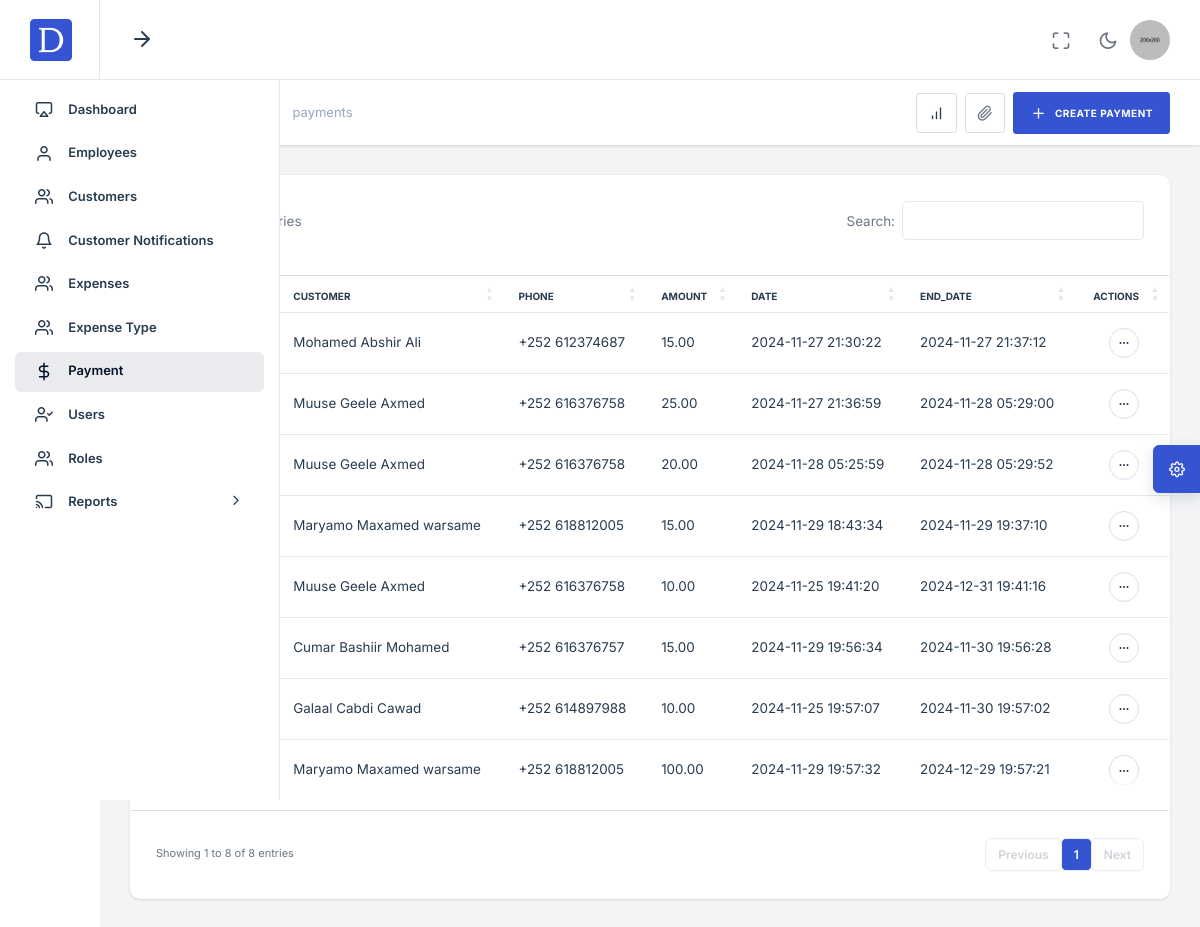
/payment.php (signed in), run on the app's committed database.
### tables this page shows
CREATE TABLE `payment` (
  `id` int(11) NOT NULL,
  `customer_id` int(11) NOT NULL,
  `amount` decimal(10,2) NOT NULL,
  `employee_id` int(11) NOT NULL,
  `end_date` datetime NOT NULL,
  `date` datetime NOT NULL DEFAULT current_timestamp()
);

CREATE TABLE `customer` (
  `id` int(11) NOT NULL,
  `idcard` varchar(255) NOT NULL,
  `name` varchar(255) NOT NULL,
  `phone` varchar(100) NOT NULL,
  `fingerprint_data` varchar(255) NOT NULL,
  `status` tinyint(4) NOT NULL DEFAULT 0,
  `date` datetime NOT NULL DEFAULT current_timestamp()
);

### conn/functions.php (called while the page is built, shortened)
<?php
include "db.php";
function readAll($cols,$table){
    global $db;
    $query = "select $cols from $table";
    return $db-> query($query)->fetchAll(PDO::FETCH_OBJ);
}
function readAllWhere($cols,$table,$id,$col){
    global $db;
    $query = "select $cols from $table where $col = '$id'";
    return $db-> query($query)->fetchAll(PDO::FETCH_OBJ);
}

### payment.php (the view, shortened to what this page needs)
<div class="nxl-content">
            <div class="page-header">
                <div class="page-header-left d-flex align-items-center">
                    <div class="page-header-title">
                        <h5 class="m-b-10">payments</h5>
                    </div>
                    <ul class="breadcrumb">
                        <li class="breadcrumb-item"><a href="index.html">Home</a></li>
                        <li class="breadcrumb-item">payments</li>
                    </ul>
                </div>
                <div class="page-header-right ms-auto">
                    <div class="page-header-right-items">
                        <div class="d-flex align-items-center gap-2 page-header-right-items-wrapper">
                            <a href="javascript:void(0);" class="btn btn-icon btn-light-brand" data-bs-toggle="collapse" data-bs-target="#collapseOne">
                                <i class="feather-bar-chart"></i>
                            </a>
                            <div class="dropdown">
                                <a class="btn btn-icon btn-light-brand" data-bs-toggle="dropdown" data-bs-offset="0, 10" data-bs-auto-close="outside">
                                    <i class="feather-paperclip"></i>
                                </a>
                            </div>
                            <button type="button" class="btn btn-primary" data-bs-toggle="modal" data-bs-target="#payment-model">
                                <i class="feather-plus me-2"></i>
                                <span>Create payment</span>
                            </button>
                        </div>
                    </div>
                </div>
            </div>
            <div class="main-content">
                <div class="row">
                    <div class="col-lg-12">
                        <div class="card stretch stretch-full">
                            <div class="card-body p-0">
                                <div class="table-responsive">
                                    <table class="table table-hover" id="customerList">
                                        <thead>
                                            <tr>
                                                <th class="wd-30">
                                                    <div class="btn-group mb-1">
                                                        <div class="custom-control custom-checkbox ms-1">
                                                        </div>
                                                    </div>
                                                </th>
                                                <th>No</th>
                                                <th>Customer</th>
                                                <th>Phone</th>
                                                <th>Amount</th>
                                                <th>Date</th>
                                                <th>End_date</th>
                                                <th class="text-end">Actions</th>
                                            </tr>
                                        </thead>
                                        <tbody>
                                            <?php
                                                $num = 0;
                                                foreach(readAll("*","payment") as $c) {?>
                                            <tr class="single-item">
                                                <td>
                                                    <div class="item-checkbox ms-1">
                                                        <div class="custom-control custom-checkbox">
                                                        </div>
                                                    </div>
                                                </td>
                                                <td><?=++$num?></td>
                                                <td>
                                                    <?= readAllWhere("name","customer",$c->customer_id,"id")[0]->name?>
                                                </td>
                                                <td>+252 <?= readAllWhere("phone","customer",$c->customer_id,"id")[0]->phone?></td>
                                                <td><?=$c->amount?></td>
                                                <td><?=$c->date?></td>
                                                <td><?=$c->end_date?></td>
                                                <td>
                                                    <div class="hstack gap-2 justify-content-end">
                                                        <div class="dropdown">
                                                            <a href="javascript:void(0)" class="avatar-text avatar-md" data-bs-toggle="dropdown" data-bs-offset="0,21">
                                                                <i class="feather feather-more-horizontal"></i>
                                                            </a>
                                                        </div>
                                                    </div>
                                                </td>
                                            </tr>
                                            <?php } ?>
                                        </tbody>
                                    </table>
                                </div>
                            </div>
                        </div>
                    </div>
                </div>
            </div>
        </div>
 <?php include "includes/footer.php"; ?>

### data on the page
payment: customer.name "Mohamed Abshir Ali", customer.phone "612374687", amount "15.00", date "2024-11-27 21:30:22", end_date "2024-11-27 21:37:12"
payment: customer.name "Muuse Geele Axmed", customer.phone "616376758", amount "25.00", date "2024-11-27 21:36:59", end_date "2024-11-28 05:29:00"
payment: customer.name "Muuse Geele Axmed", customer.phone "616376758", amount "20.00", date "2024-11-28 05:25:59", end_date "2024-11-28 05:29:52"
payment: customer.name "Maryamo Maxamed warsame", customer.phone "618812005", amount "15.00", date "2024-11-29 18:43:34", end_date "2024-11-29 19:37:10"
payment: customer.name "Muuse Geele Axmed", customer.phone "616376758", amount "10.00", date "2024-11-25 19:41:20", end_date "2024-12-31 19:41:16"
payment: customer.name "Cumar Bashiir Mohamed", customer.phone "616376757", amount "15.00", date "2024-11-29 19:56:34", end_date "2024-11-30 19:56:28"
payment: customer.name "Galaal Cabdi Cawad", customer.phone "614897988", amount "10.00", date "2024-11-25 19:57:07", end_date "2024-11-30 19:57:02"
payment: customer.name "Maryamo Maxamed warsame", customer.phone "618812005", amount "100.00", date "2024-11-29 19:57:32", end_date "2024-12-29 19:57:21"
